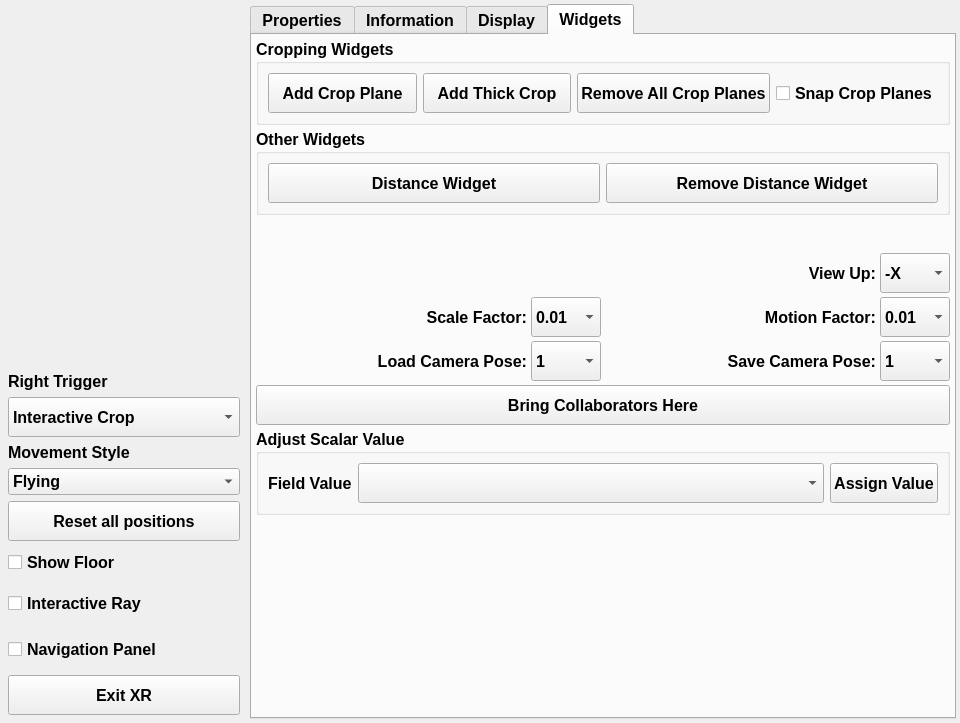
<?xml version="1.0" encoding="UTF-8"?>
<ui version="4.0">
 <class>pqXRInterfaceControls</class>
 <widget class="QWidget" name="pqXRInterfaceControls">
  <property name="geometry">
   <rect>
    <x>0</x>
    <y>0</y>
    <width>960</width>
    <height>723</height>
   </rect>
  </property>
  <property name="font">
   <font>
    <family>Arial</family>
    <pointsize>12</pointsize>
    <weight>75</weight>
    <bold>true</bold>
   </font>
  </property>
  <property name="acceptDrops">
   <bool>false</bool>
  </property>
  <property name="windowTitle">
   <string>XRInterfaceControls</string>
  </property>
  <layout class="QHBoxLayout" name="horizontalLayout_2">
   <property name="leftMargin">
    <number>4</number>
   </property>
   <property name="topMargin">
    <number>4</number>
   </property>
   <property name="rightMargin">
    <number>4</number>
   </property>
   <property name="bottomMargin">
    <number>4</number>
   </property>
   <item>
    <widget class="QWidget" name="widget" native="true">
     <property name="minimumSize">
      <size>
       <width>240</width>
       <height>0</height>
      </size>
     </property>
     <property name="maximumSize">
      <size>
       <width>240</width>
       <height>10000</height>
      </size>
     </property>
     <layout class="QVBoxLayout" name="verticalLayout_5">
      <property name="leftMargin">
       <number>4</number>
      </property>
      <property name="topMargin">
       <number>4</number>
      </property>
      <property name="rightMargin">
       <number>4</number>
      </property>
      <property name="bottomMargin">
       <number>4</number>
      </property>
      <item>
       <widget class="pqPipelineBrowserWidget" name="pipelineBrowser" native="true">
        <property name="sizePolicy">
         <sizepolicy hsizetype="Preferred" vsizetype="Expanding">
          <horstretch>0</horstretch>
          <verstretch>1</verstretch>
         </sizepolicy>
        </property>
        <property name="minimumSize">
         <size>
          <width>0</width>
          <height>250</height>
         </size>
        </property>
        <property name="contextMenuPolicy">
         <enum>Qt::DefaultContextMenu</enum>
        </property>
       </widget>
      </item>
      <item>
       <spacer name="verticalSpacer">
        <property name="orientation">
         <enum>Qt::Vertical</enum>
        </property>
        <property name="sizeHint" stdset="0">
         <size>
          <width>0</width>
          <height>0</height>
         </size>
        </property>
       </spacer>
      </item>
      <item>
       <widget class="QLabel" name="label">
        <property name="text">
         <string>Right Trigger</string>
        </property>
       </widget>
      </item>
      <item>
       <widget class="QComboBox" name="rightTrigger">
        <property name="minimumSize">
         <size>
          <width>40</width>
          <height>40</height>
         </size>
        </property>
        <property name="currentText">
         <string>Interactive Crop</string>
        </property>
        <property name="currentIndex">
         <number>3</number>
        </property>
        <item>
         <property name="text">
          <string>Add Point To Source</string>
         </property>
        </item>
        <item>
         <property name="text">
          <string>Grab</string>
         </property>
        </item>
        <item>
         <property name="text">
          <string>Pick</string>
         </property>
        </item>
        <item>
         <property name="text">
          <string>Interactive Crop</string>
         </property>
        </item>
        <item>
         <property name="text">
          <string>Probe</string>
         </property>
        </item>
       </widget>
      </item>
      <item>
       <widget class="QLabel" name="movementStyleLabel">
        <property name="text">
         <string>Movement Style</string>
        </property>
       </widget>
      </item>
      <item>
       <widget class="QComboBox" name="movementStyle">
        <item>
         <property name="text">
          <string>Flying</string>
         </property>
        </item>
        <item>
         <property name="text">
          <string>Grounded</string>
         </property>
        </item>
       </widget>
      </item>
      <item>
       <widget class="QPushButton" name="resetPositionsButton">
        <property name="minimumSize">
         <size>
          <width>0</width>
          <height>40</height>
         </size>
        </property>
        <property name="text">
         <string>Reset all positions</string>
        </property>
       </widget>
      </item>
      <item>
       <widget class="QCheckBox" name="showFloorCheckbox">
        <property name="minimumSize">
         <size>
          <width>0</width>
          <height>30</height>
         </size>
        </property>
        <property name="text">
         <string>Show Floor</string>
        </property>
       </widget>
      </item>
      <item>
       <widget class="QCheckBox" name="interactiveRay">
        <property name="minimumSize">
         <size>
          <width>0</width>
          <height>40</height>
         </size>
        </property>
        <property name="text">
         <string>Interactive Ray</string>
        </property>
       </widget>
      </item>
      <item>
       <widget class="QCheckBox" name="navigationPanel">
        <property name="minimumSize">
         <size>
          <width>0</width>
          <height>40</height>
         </size>
        </property>
        <property name="text">
         <string>Navigation Panel</string>
        </property>
       </widget>
      </item>
      <item>
       <widget class="QPushButton" name="exitButton">
        <property name="minimumSize">
         <size>
          <width>0</width>
          <height>40</height>
         </size>
        </property>
        <property name="text">
         <string>Exit XR</string>
        </property>
       </widget>
      </item>
     </layout>
    </widget>
   </item>
   <item>
    <widget class="QTabWidget" name="pqXRInterfaceTabs">
     <property name="font">
      <font>
       <family>Arial</family>
       <pointsize>12</pointsize>
       <weight>75</weight>
       <bold>true</bold>
      </font>
     </property>
     <property name="acceptDrops">
      <bool>true</bool>
     </property>
     <property name="windowTitle">
      <string>Pipeline</string>
     </property>
     <property name="styleSheet">
      <string notr="true">QTabBar::tab { height: 40px; }
font: 75 12pt &quot;Arial&quot;;</string>
     </property>
     <property name="currentIndex">
      <number>3</number>
     </property>
     <widget class="pqPropertiesPanel" name="propertiesPanel">
      <attribute name="title">
       <string>Properties</string>
      </attribute>
     </widget>
     <widget class="QWidget" name="informationWidgetFrame">
      <attribute name="title">
       <string>Information</string>
      </attribute>
      <layout class="QVBoxLayout" name="verticalLayout_1">
       <property name="spacing">
        <number>0</number>
       </property>
       <property name="leftMargin">
        <number>0</number>
       </property>
       <property name="topMargin">
        <number>0</number>
       </property>
       <property name="rightMargin">
        <number>0</number>
       </property>
       <property name="bottomMargin">
        <number>0</number>
       </property>
       <item>
        <widget class="QScrollArea" name="informationScrollArea">
         <property name="widgetResizable">
          <bool>true</bool>
         </property>
         <widget class="pqProxyInformationWidget" name="informationWidget">
          <property name="geometry">
           <rect>
            <x>0</x>
            <y>0</y>
            <width>698</width>
            <height>668</height>
           </rect>
          </property>
         </widget>
        </widget>
       </item>
      </layout>
     </widget>
     <widget class="pqPropertiesPanel" name="displayPropertiesPanel">
      <property name="panelMode" stdset="0">
       <number>2</number>
      </property>
      <attribute name="title">
       <string>Display</string>
      </attribute>
     </widget>
     <widget class="QWidget" name="widgetsTab">
      <attribute name="title">
       <string>Widgets</string>
      </attribute>
      <layout class="QVBoxLayout" name="verticalLayout_2">
       <property name="spacing">
        <number>4</number>
       </property>
       <property name="leftMargin">
        <number>4</number>
       </property>
       <property name="topMargin">
        <number>4</number>
       </property>
       <property name="rightMargin">
        <number>4</number>
       </property>
       <property name="bottomMargin">
        <number>4</number>
       </property>
       <item>
        <widget class="QGroupBox" name="groupBoxCrop">
         <property name="font">
          <font>
           <family>Arial</family>
           <pointsize>12</pointsize>
           <weight>75</weight>
           <bold>true</bold>
          </font>
         </property>
         <property name="title">
          <string>Cropping Widgets</string>
         </property>
         <layout class="QHBoxLayout" name="horizontalLayout">
          <item>
           <widget class="QPushButton" name="addCropButton">
            <property name="minimumSize">
             <size>
              <width>0</width>
              <height>40</height>
             </size>
            </property>
            <property name="font">
             <font>
              <family>Arial</family>
              <pointsize>12</pointsize>
              <weight>75</weight>
              <bold>true</bold>
             </font>
            </property>
            <property name="text">
             <string>Add Crop Plane</string>
            </property>
           </widget>
          </item>
          <item>
           <widget class="QPushButton" name="addThickCropButton">
            <property name="minimumSize">
             <size>
              <width>0</width>
              <height>40</height>
             </size>
            </property>
            <property name="font">
             <font>
              <family>Arial</family>
              <pointsize>12</pointsize>
              <weight>75</weight>
              <bold>true</bold>
             </font>
            </property>
            <property name="text">
             <string>Add Thick Crop</string>
            </property>
           </widget>
          </item>
          <item>
           <widget class="QPushButton" name="removeCropsButton">
            <property name="minimumSize">
             <size>
              <width>0</width>
              <height>40</height>
             </size>
            </property>
            <property name="font">
             <font>
              <family>Arial</family>
              <pointsize>12</pointsize>
              <weight>75</weight>
              <bold>true</bold>
             </font>
            </property>
            <property name="text">
             <string>Remove All Crop Planes</string>
            </property>
           </widget>
          </item>
          <item>
           <widget class="QCheckBox" name="cropSnapping">
            <property name="minimumSize">
             <size>
              <width>0</width>
              <height>40</height>
             </size>
            </property>
            <property name="font">
             <font>
              <family>Arial</family>
              <pointsize>12</pointsize>
              <weight>75</weight>
              <bold>true</bold>
             </font>
            </property>
            <property name="text">
             <string>Snap Crop Planes</string>
            </property>
           </widget>
          </item>
         </layout>
        </widget>
       </item>
       <item>
        <widget class="QGroupBox" name="groupBox">
         <property name="font">
          <font>
           <family>Arial</family>
           <pointsize>12</pointsize>
           <weight>75</weight>
           <bold>true</bold>
          </font>
         </property>
         <property name="title">
          <string>Other Widgets</string>
         </property>
         <layout class="QGridLayout" name="gridLayout">
          <item row="0" column="0">
           <widget class="QPushButton" name="measurement">
            <property name="minimumSize">
             <size>
              <width>0</width>
              <height>40</height>
             </size>
            </property>
            <property name="font">
             <font>
              <family>Arial</family>
              <pointsize>12</pointsize>
              <weight>75</weight>
              <bold>true</bold>
             </font>
            </property>
            <property name="text">
             <string>Distance Widget</string>
            </property>
           </widget>
          </item>
          <item row="0" column="1">
           <widget class="QPushButton" name="removeMeasurement">
            <property name="minimumSize">
             <size>
              <width>0</width>
              <height>40</height>
             </size>
            </property>
            <property name="font">
             <font>
              <family>Arial</family>
              <pointsize>12</pointsize>
              <weight>75</weight>
              <bold>true</bold>
             </font>
            </property>
            <property name="text">
             <string>Remove Distance Widget</string>
            </property>
           </widget>
          </item>
         </layout>
        </widget>
       </item>
       <item>
        <widget class="pqVCRToolbar" name="VCR" native="true">
         <property name="minimumSize">
          <size>
           <width>20</width>
           <height>30</height>
          </size>
         </property>
        </widget>
       </item>
       <item>
        <layout class="QHBoxLayout" name="horizontalLayout_3">
         <item>
          <widget class="QLabel" name="viewUpLabel">
           <property name="minimumSize">
            <size>
             <width>0</width>
             <height>40</height>
            </size>
           </property>
           <property name="font">
            <font>
             <family>Arial</family>
             <pointsize>12</pointsize>
             <weight>75</weight>
             <bold>true</bold>
            </font>
           </property>
           <property name="text">
            <string>View Up:</string>
           </property>
           <property name="alignment">
            <set>Qt::AlignRight|Qt::AlignTrailing|Qt::AlignVCenter</set>
           </property>
          </widget>
         </item>
         <item>
          <widget class="QComboBox" name="viewUpCombo">
           <property name="minimumSize">
            <size>
             <width>0</width>
             <height>40</height>
            </size>
           </property>
           <property name="maximumSize">
            <size>
             <width>70</width>
             <height>16777215</height>
            </size>
           </property>
           <property name="font">
            <font>
             <family>Arial</family>
             <pointsize>12</pointsize>
             <weight>75</weight>
             <bold>true</bold>
            </font>
           </property>
           <item>
            <property name="text">
             <string>-X</string>
            </property>
           </item>
           <item>
            <property name="text">
             <string>+X</string>
            </property>
           </item>
           <item>
            <property name="text">
             <string>-Y</string>
            </property>
           </item>
           <item>
            <property name="text">
             <string>+Y</string>
            </property>
           </item>
           <item>
            <property name="text">
             <string>-Z</string>
            </property>
           </item>
           <item>
            <property name="text">
             <string>+Z</string>
            </property>
           </item>
          </widget>
         </item>
        </layout>
       </item>
       <item>
        <layout class="QHBoxLayout" name="horizontalLayout_4">
         <item>
          <widget class="QLabel" name="scaleFactorLabel">
           <property name="minimumSize">
            <size>
             <width>0</width>
             <height>40</height>
            </size>
           </property>
           <property name="font">
            <font>
             <family>Arial</family>
             <pointsize>12</pointsize>
             <weight>75</weight>
             <bold>true</bold>
            </font>
           </property>
           <property name="text">
            <string>Scale Factor:</string>
           </property>
           <property name="alignment">
            <set>Qt::AlignRight|Qt::AlignTrailing|Qt::AlignVCenter</set>
           </property>
          </widget>
         </item>
         <item>
          <widget class="QComboBox" name="scaleFactorCombo">
           <property name="minimumSize">
            <size>
             <width>0</width>
             <height>40</height>
            </size>
           </property>
           <property name="maximumSize">
            <size>
             <width>70</width>
             <height>16777215</height>
            </size>
           </property>
           <property name="font">
            <font>
             <family>Arial</family>
             <pointsize>12</pointsize>
             <weight>75</weight>
             <bold>true</bold>
            </font>
           </property>
           <property name="currentText">
            <string>0.01</string>
           </property>
           <item>
            <property name="text">
             <string>0.01</string>
            </property>
           </item>
           <item>
            <property name="text">
             <string>0.1</string>
            </property>
           </item>
           <item>
            <property name="text">
             <string>1</string>
            </property>
           </item>
           <item>
            <property name="text">
             <string>10</string>
            </property>
           </item>
           <item>
            <property name="text">
             <string>100</string>
            </property>
           </item>
          </widget>
         </item>
         <item>
          <widget class="QLabel" name="motionFactorLabel">
           <property name="minimumSize">
            <size>
             <width>0</width>
             <height>40</height>
            </size>
           </property>
           <property name="font">
            <font>
             <family>Arial</family>
             <pointsize>12</pointsize>
             <weight>75</weight>
             <bold>true</bold>
            </font>
           </property>
           <property name="text">
            <string>Motion Factor:</string>
           </property>
           <property name="alignment">
            <set>Qt::AlignRight|Qt::AlignTrailing|Qt::AlignVCenter</set>
           </property>
          </widget>
         </item>
         <item>
          <widget class="QComboBox" name="motionFactorCombo">
           <property name="minimumSize">
            <size>
             <width>0</width>
             <height>40</height>
            </size>
           </property>
           <property name="maximumSize">
            <size>
             <width>70</width>
             <height>16777215</height>
            </size>
           </property>
           <property name="font">
            <font>
             <family>Arial</family>
             <pointsize>12</pointsize>
             <weight>75</weight>
             <bold>true</bold>
            </font>
           </property>
           <property name="currentText">
            <string>0.01</string>
           </property>
           <item>
            <property name="text">
             <string>0.01</string>
            </property>
           </item>
           <item>
            <property name="text">
             <string>0.1</string>
            </property>
           </item>
           <item>
            <property name="text">
             <string>1</string>
            </property>
           </item>
           <item>
            <property name="text">
             <string>10</string>
            </property>
           </item>
           <item>
            <property name="text">
             <string>100</string>
            </property>
           </item>
          </widget>
         </item>
        </layout>
       </item>
       <item>
        <layout class="QHBoxLayout" name="horizontalLayout_5">
         <item>
          <widget class="QLabel" name="loadCameraLabel">
           <property name="minimumSize">
            <size>
             <width>0</width>
             <height>40</height>
            </size>
           </property>
           <property name="font">
            <font>
             <family>Arial</family>
             <pointsize>12</pointsize>
             <weight>75</weight>
             <bold>true</bold>
            </font>
           </property>
           <property name="text">
            <string>Load Camera Pose:</string>
           </property>
           <property name="alignment">
            <set>Qt::AlignRight|Qt::AlignTrailing|Qt::AlignVCenter</set>
           </property>
          </widget>
         </item>
         <item>
          <widget class="QComboBox" name="loadCameraCombo">
           <property name="minimumSize">
            <size>
             <width>0</width>
             <height>40</height>
            </size>
           </property>
           <property name="maximumSize">
            <size>
             <width>70</width>
             <height>16777215</height>
            </size>
           </property>
           <property name="font">
            <font>
             <family>Arial</family>
             <pointsize>12</pointsize>
             <weight>75</weight>
             <bold>true</bold>
            </font>
           </property>
           <item>
            <property name="text">
             <string>1</string>
            </property>
           </item>
           <item>
            <property name="text">
             <string>2</string>
            </property>
           </item>
           <item>
            <property name="text">
             <string>3</string>
            </property>
           </item>
           <item>
            <property name="text">
             <string>4</string>
            </property>
           </item>
           <item>
            <property name="text">
             <string>5</string>
            </property>
           </item>
           <item>
            <property name="text">
             <string>6</string>
            </property>
           </item>
           <item>
            <property name="text">
             <string>7</string>
            </property>
           </item>
           <item>
            <property name="text">
             <string>8</string>
            </property>
           </item>
           <item>
            <property name="text">
             <string>9</string>
            </property>
           </item>
          </widget>
         </item>
         <item>
          <widget class="QLabel" name="saveCameraLabel">
           <property name="minimumSize">
            <size>
             <width>0</width>
             <height>40</height>
            </size>
           </property>
           <property name="font">
            <font>
             <family>Arial</family>
             <pointsize>12</pointsize>
             <weight>75</weight>
             <bold>true</bold>
            </font>
           </property>
           <property name="text">
            <string>Save Camera Pose:</string>
           </property>
           <property name="alignment">
            <set>Qt::AlignRight|Qt::AlignTrailing|Qt::AlignVCenter</set>
           </property>
          </widget>
         </item>
         <item>
          <widget class="QComboBox" name="saveCameraCombo">
           <property name="minimumSize">
            <size>
             <width>0</width>
             <height>40</height>
            </size>
           </property>
           <property name="maximumSize">
            <size>
             <width>70</width>
             <height>16777215</height>
            </size>
           </property>
           <property name="font">
            <font>
             <family>Arial</family>
             <pointsize>12</pointsize>
             <weight>75</weight>
             <bold>true</bold>
            </font>
           </property>
           <item>
            <property name="text">
             <string>1</string>
            </property>
           </item>
           <item>
            <property name="text">
             <string>2</string>
            </property>
           </item>
           <item>
            <property name="text">
             <string>3</string>
            </property>
           </item>
           <item>
            <property name="text">
             <string>4</string>
            </property>
           </item>
           <item>
            <property name="text">
             <string>5</string>
            </property>
           </item>
           <item>
            <property name="text">
             <string>6</string>
            </property>
           </item>
           <item>
            <property name="text">
             <string>7</string>
            </property>
           </item>
           <item>
            <property name="text">
             <string>8</string>
            </property>
           </item>
           <item>
            <property name="text">
             <string>9</string>
            </property>
           </item>
          </widget>
         </item>
        </layout>
       </item>
       <item>
        <widget class="QPushButton" name="comeToMeButton">
         <property name="minimumSize">
          <size>
           <width>0</width>
           <height>40</height>
          </size>
         </property>
         <property name="font">
          <font>
           <family>Arial</family>
           <pointsize>12</pointsize>
           <weight>75</weight>
           <bold>true</bold>
          </font>
         </property>
         <property name="text">
          <string>Bring Collaborators Here</string>
         </property>
        </widget>
       </item>
       <item>
        <widget class="QGroupBox" name="groupBox_2">
         <property name="font">
          <font>
           <family>Arial</family>
           <pointsize>12</pointsize>
           <weight>75</weight>
           <bold>true</bold>
          </font>
         </property>
         <property name="title">
          <string>Adjust Scalar Value</string>
         </property>
         <layout class="QHBoxLayout" name="horizontalLayout_8">
          <item>
           <widget class="QLabel" name="fieldValueLabel">
            <property name="font">
             <font>
              <family>Arial</family>
              <pointsize>12</pointsize>
              <weight>75</weight>
              <bold>true</bold>
             </font>
            </property>
            <property name="text">
             <string>Field Value</string>
            </property>
           </widget>
          </item>
          <item>
           <widget class="QComboBox" name="fieldValueCombo">
            <property name="sizePolicy">
             <sizepolicy hsizetype="Preferred" vsizetype="Fixed">
              <horstretch>1</horstretch>
              <verstretch>0</verstretch>
             </sizepolicy>
            </property>
            <property name="minimumSize">
             <size>
              <width>0</width>
              <height>40</height>
             </size>
            </property>
            <property name="font">
             <font>
              <family>Arial</family>
              <pointsize>12</pointsize>
              <weight>75</weight>
              <bold>true</bold>
             </font>
            </property>
           </widget>
          </item>
          <item>
           <widget class="QPushButton" name="fieldValueButton">
            <property name="minimumSize">
             <size>
              <width>0</width>
              <height>40</height>
             </size>
            </property>
            <property name="font">
             <font>
              <family>Arial</family>
              <pointsize>12</pointsize>
              <weight>75</weight>
              <bold>true</bold>
             </font>
            </property>
            <property name="text">
             <string>Assign Value</string>
            </property>
           </widget>
          </item>
         </layout>
        </widget>
       </item>
       <item>
        <spacer name="verticalSpacer2">
         <property name="orientation">
          <enum>Qt::Vertical</enum>
         </property>
         <property name="sizeHint" stdset="0">
          <size>
           <width>20</width>
           <height>40</height>
          </size>
         </property>
        </spacer>
       </item>
      </layout>
     </widget>
    </widget>
   </item>
  </layout>
 </widget>
 <customwidgets>
  <customwidget>
   <class>pqPipelineBrowserWidget</class>
   <extends>QWidget</extends>
   <header>pqPipelineBrowserWidget.h</header>
   <container>1</container>
  </customwidget>
  <customwidget>
   <class>pqProxyInformationWidget</class>
   <extends>QWidget</extends>
   <header>pqProxyInformationWidget.h</header>
   <container>1</container>
  </customwidget>
  <customwidget>
   <class>pqPropertiesPanel</class>
   <extends>QWidget</extends>
   <header>pqPropertiesPanel.h</header>
   <container>1</container>
  </customwidget>
  <customwidget>
   <class>pqVCRToolbar</class>
   <extends>QWidget</extends>
   <header>pqVCRToolbar.h</header>
   <container>1</container>
  </customwidget>
 </customwidgets>
 <resources>
  <include location="../../../Qt/Components/Resources/pqComponents.qrc"/>
 </resources>
 <connections/>
</ui>
